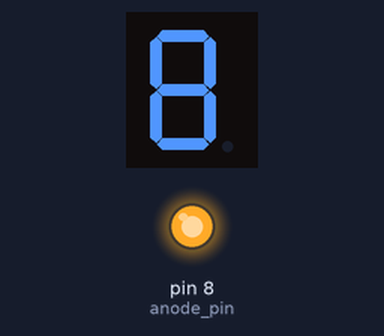
This sketch was run on a simulated Arduino Uno, built with avr-gcc and run on an emulated ATmega328P. Shown: 1-digit seven-segment display, output pins drawn as LEDs (lit = HIGH). Wiring (inferred from the names in the program): 1-digit 7-segment display, segments lit when LOW: segments pin 0, pin 1, pin 2, pin 3, pin 4, pin 5, pin 6, pin 7. The segment pins are drawn as the display they are named for; pins used as bus, display or sensor lines are not drawn.

Above: at 0.1 s.
At 1.1 s:
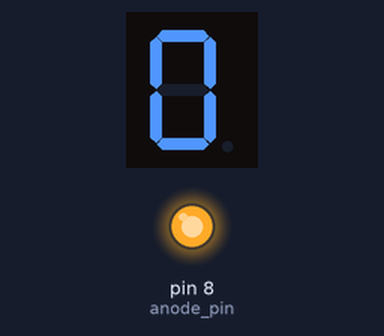
At 2.1 s:
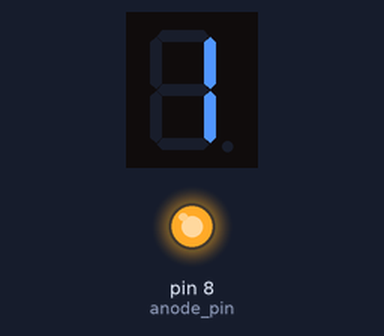
At 5.1 s:
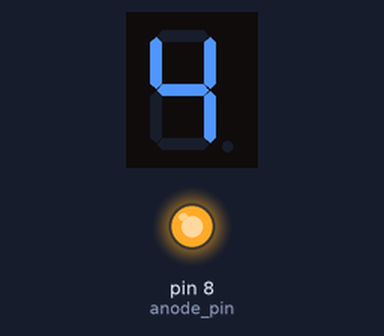
At 7.1 s:
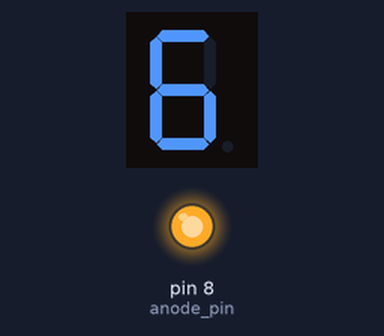
At 10.1 s:
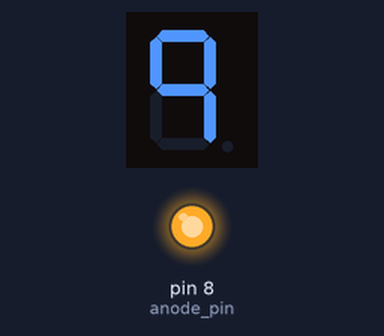

The sketch:

seven_seg_no_lib.ino
```cpp
bool common_anode = true;

const int anode_pin = 8;   // common anode/cathode pin
const int seg_a = 0;
const int seg_b = 1;
const int seg_c = 2;
const int seg_d = 3;
const int seg_e = 4;
const int seg_f = 5;
const int seg_g = 6;
const int seg_dp = 7;

byte seg_cathode[10][7] = {
//  a, b, c, d, e, f, g
  { 1, 1, 1, 1, 1, 1, 0 },  // 0
  { 0, 1, 1, 0, 0, 0, 0 },  // 1
  { 1, 1, 0, 1, 1, 0, 1 },  // 2
  { 1, 1, 1, 1, 0, 0, 1 },  // 3
  { 0, 1, 1, 0, 0, 1, 1 },  // 4
  { 1, 0, 1, 1, 0, 1, 1 },  // 5
  { 1, 0, 1, 1, 1, 1, 1 },  // 6
  { 1, 1, 1, 0, 0, 0, 0 },  // 7
  { 1, 1, 1, 1, 1, 1, 1 },  // 8
  { 1, 1, 1, 0, 0, 1, 1 }   // 9
};

// Anode is opposite of cathode
byte seg_anode[10][7] = {
//  a, b, c, d, e, f, g
  { 0, 0, 0, 0, 0, 0, 1 },  // 0
  { 1, 0, 0, 1, 1, 1, 1 },  // 1
  { 0, 0, 1, 0, 0, 1, 0 },  // 2
  { 0, 0, 0, 0, 1, 1, 0 },  // 3
  { 1, 0, 0, 1, 1, 0, 0 },  // 4
  { 0, 1, 0, 0, 1, 0, 0 },  // 5
  { 0, 1, 0, 0, 0, 0, 0 },  // 6
  { 0, 0, 0, 1, 1, 1, 1 },  // 7
  { 0, 0, 0, 0, 0, 0, 0 },  // 8
  { 0, 0, 0, 1, 1, 0, 0 }   // 9
};

void setup() {
  pinMode(anode_pin, OUTPUT); // anode
  pinMode(seg_a, OUTPUT); // a
  pinMode(seg_b, OUTPUT); // b
  pinMode(seg_c, OUTPUT); // c
  pinMode(seg_d, OUTPUT); // d
  pinMode(seg_e, OUTPUT); // e
  pinMode(seg_f, OUTPUT); // f
  pinMode(seg_g, OUTPUT); // g
  pinMode(seg_dp, OUTPUT); // DP

  write_dp(0);  // start with the decimal point off

  if (common_anode) {
    digitalWrite(anode_pin, 1); // anode is receiving power
  }
}

void write_dp(byte state) {
  if (common_anode) {
    if (state) state = 0;
    else state = 1;
  }
  digitalWrite(seg_dp, state);
}

void sevenSegWrite(byte digit) {
    if (common_anode) {
    digitalWrite(seg_a, seg_anode[digit][0]);
    digitalWrite(seg_b, seg_anode[digit][1]);
    digitalWrite(seg_c, seg_anode[digit][2]);
    digitalWrite(seg_d, seg_anode[digit][3]);
    digitalWrite(seg_e, seg_anode[digit][4]);
    digitalWrite(seg_f, seg_anode[digit][5]);
    digitalWrite(seg_g, seg_anode[digit][6]);
  }
  else {
    digitalWrite(seg_a, seg_cathode[digit][0]);
    digitalWrite(seg_b, seg_cathode[digit][1]);
    digitalWrite(seg_c, seg_cathode[digit][2]);
    digitalWrite(seg_d, seg_cathode[digit][3]);
    digitalWrite(seg_e, seg_cathode[digit][4]);
    digitalWrite(seg_f, seg_cathode[digit][5]);
    digitalWrite(seg_g, seg_cathode[digit][6]);
  }
}

void loop() {
  for (byte count = 0; count < 10; ++count) {
    delay(1000);
    sevenSegWrite(count);
  }
  delay(3000);
}
```

Measured:
- by itself, everything shown: repeats every 13.0 s, in 10 steps
- what the display in image 1 shows lasts 1.0 s, from 1.0 s to 2.0 s
- what the display in image 5 shows lasts 4.0 s, from 10.0 s to 14.0 s
